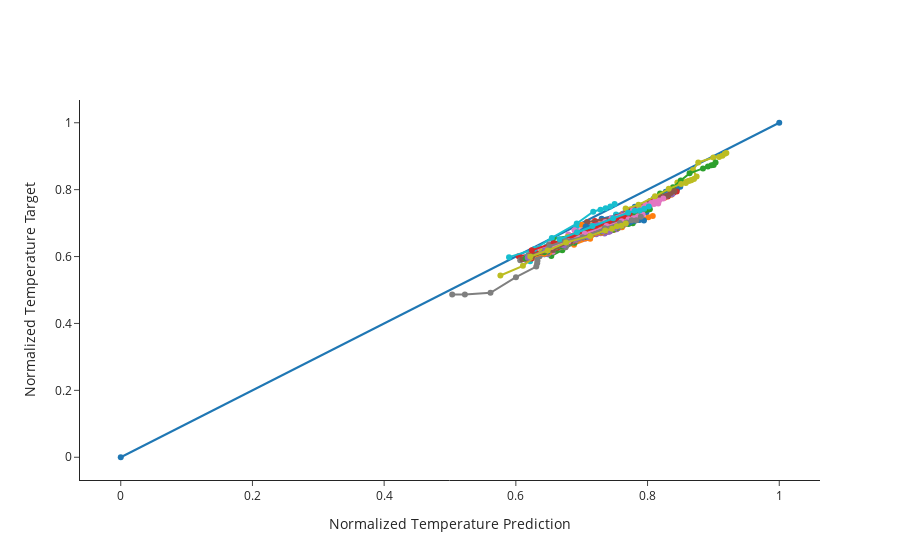

This figure's notebook cell:
### Markdown cell above
## Parity Plot of Test Error

### Code cell
skip = 20

fig = go.Figure()
fig.add_trace(go.Scatter(x=[0, 1], y=[0, 1], showlegend=False, mode="markers+lines"))
for i in range(0, len(datasets["X_test"]), batch_size * skip):
    df_pred = pd.DataFrame(model.predict(datasets["X_test"][i : i + batch_size], verbose=0)[:, :, 0])
    df_train = pd.DataFrame(datasets["y_test"][i : i + batch_size][:, :, 0])
    fig.add_trace(
        go.Scatter(
            x=df_pred.values[0],
            y=df_train.values[0],
            showlegend=False,
            mode="markers+lines",
        )
    )

fig.update_yaxes(title="Normalized Temperature Target")
fig.update_xaxes(title="Normalized Temperature Prediction")
fig.update_layout(template="simple_white")
fig.update_layout(height=500)
